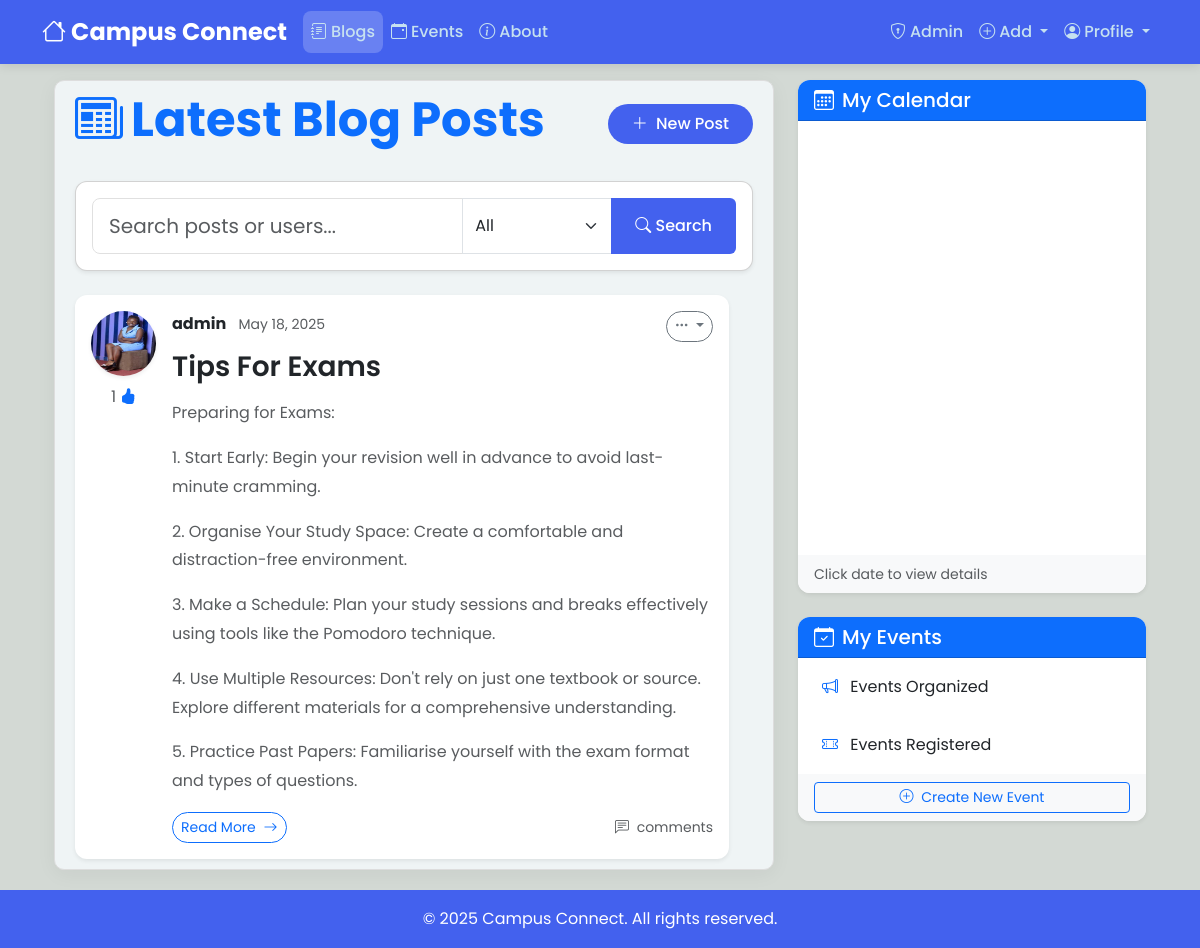
Screenshot of / (signed in) with the database file from the repository.
### blog/models.py (models this page shows, shortened)
class Post(models.Model):
    title = models.CharField(max_length=100)
    content = CKEditor5Field(null = True,blank=True, config_name='extends')
    date_posted=models.DateTimeField(default=timezone.now) # not putting now() because we need the actual function as default value
    author = models.ForeignKey(User,on_delete=models.CASCADE) #delete post when user is deleted
    likes= models.ManyToManyField(User,blank=True,null=True,related_name='liked_posts')

### users/models.py (models this page shows, shortened)
class Profile(models.Model):
    user=models.OneToOneField(User,on_delete=models.CASCADE)
    image= models.ImageField(default='default.jpg', upload_to='profile_pics')
    about= CKEditor5Field(null = True,default= 'Hi There', config_name='extends')

### blog/views.py (the view)
# urls.py: path('',PostListView.as_view(), name='blog-home'),
class PostListView(LoginRequiredMixin,ListView):
    model = Post #Which model to query to get list
    template_name='blog/home.html'   # <app> / <model>_<viewtype>.html
    context_object_name = 'posts' # object_name was by default object_list
    ordering = ['-date_posted'] #default oldest -> newest
    paginate_by = 5
    def get_context_data(self, **kwargs):
        context = super().get_context_data(**kwargs)
        context['cal'] = 'blogs'
        context['title'] = 'Blogs'
        return context

### blog/templates/blog/home.html (shortened to what this page needs)
{% extends "blog/base.html"%}
{% block content%}
<div class="d-flex justify-content-between align-items-center mb-4">
    <h2 class="display-5 fw-bold text-primary">
        <i class="bi bi-newspaper me-2"></i>Latest Blog Posts
    </h2>
    <a href="{% url 'post-create' %}" class="btn btn-primary rounded-pill px-4" title="Create New Post">
        <i class="bi bi-plus-lg me-1"></i> New Post
    </a>
</div>
<div class="card mb-4 shadow-sm">
    <div class="card-body">
        <form method="get" action="{% url 'blog_search' %}" id="searchForm">
            <div class="input-group">
                <input type="text" name="q" class="form-control form-control-lg" placeholder="Search posts or users..." aria-label="Search">
                <select name="type" class="form-select" style="max-width: 150px;">
                    <option value="all">All</option>
                </select>
                <button type="submit" class="btn btn-primary">
                    <i class="bi bi-search"></i> Search
                </button>
            </div>
        </form>
    </div>
</div>
<div class="row g-4">
    {% for post in posts %}
    <div class="col-12">
        <article class="card shadow-sm h-100 border-0">
            <div class="card-body">
                <div class="d-flex">
                    <div class="flex-shrink-0 me-3 text-center">
                        <a href="{% url 'user-posts' post.author.username %}">
                            <img class="rounded-circle shadow-sm article-img mb-2"
                                 src="{{ post.author.profile.image.url }}"
                                 width="60"
                                 height="60"
                                 alt="{{ post.author.username }}'s profile picture">
                        </a>
                        <div class="d-flex align-items-center justify-content-center text-muted">
                            <span class="me-1">{{ post.likes.count }}</span>
                            <i class="bi bi-hand-thumbs-up-fill text-primary"></i>
                        </div>
                    </div>
                    <div class="flex-grow-1">
                        <div class="d-flex justify-content-between align-items-start mb-2">
                            <div>
                                <a class="text-decoration-none" href="{% url 'user-posts' post.author.username %}">
                                    <span class="fw-bold text-dark">{{ post.author }}</span>
                                </a>
                                <small class="text-muted ms-2">{{ post.date_posted|date:"M d, Y" }}</small>
                            </div>
                            {% if post.author == user %}
                            <div class="dropdown">
                                <button class="btn btn-sm btn-outline-secondary rounded-pill dropdown-toggle"
                                        type="button"
                                        data-bs-toggle="dropdown">
                                    <i class="bi bi-three-dots"></i>
                                </button>
                            </div>
                            {% endif %}
                        </div>
                        <h3 class="card-title mb-3">
                            <a class="text-decoration-none text-dark" href="{% url 'post-detail' post.id %}">
                                {{ post.title }}
                            </a>
                        </h3>
                        <div class="card-text text-muted mb-3 post-content">
                            {{ post.content|truncatechars:600|safe }}
                        </div>
                        <div class="d-flex justify-content-between align-items-center">
                            <a href="{% url 'post-detail' post.id %}" class="btn btn-sm btn-outline-primary rounded-pill">
                                Read More <i class="bi bi-arrow-right ms-1"></i>
                            </a>
                            <div class="text-muted small">
                                <i class="bi bi-chat-left-text me-1"></i>
                                {{ post.comments.count }} comments
                            </div>
                        </div>
                    </div>
                </div>
            </div>
        </article>
    </div>
    {% endfor %}
</div>
{% endblock content %}

### blog/static/blog/main.css (style rules this page uses)
body { background: #fafafa; color: #333333; margin-top: 5rem; }
h1, h2, h3, h4, h5, h6 { color: #444444; }
.article-img { height: 65px; width: 65px; }
body { background-color: #D3D9D4; }

### blog/templates/blog/base.html (style rules this page uses)
:root { --primary-color: #4361ee; --secondary-color: #3f37c9; --accent-color: #4cc9f0; --dark-color: #1a1a2e; --light-color: #f8f9fa; --success-color: #4ade80; --warning-color: #fbbf24; --danger-color: #f87171; }
body { font-family: 'Poppins', sans-serif; background-color: #f5f7fa; color: #333; line-height: 1.6; }
.btn-primary { background-color: var(--primary-color); border: none; padding: 0.5rem 1.5rem; font-weight: 500; transition: all 0.3s ease; }
.article-img { transition: all 0.3s ease; border-radius: 8px; }
h1, h2, h3, h4, h5, h6 { color: var(--dark-color); font-weight: 600; }
.row { justify-content: center; width: 100%; }
.form-control { border-radius: 8px; padding: 0.75rem 1rem; border: 1px solid #e0e0e0; }

### blog/templates/blog/home.html (style rules this page uses)
.article-img { transition: transform 0.3s ease, box-shadow 0.3s ease; }
.post-content { line-height: 1.8; }
.card { transition: transform 0.3s ease, box-shadow 0.3s ease; border-radius: 12px; overflow: hidden; }

### rows the page displays
Post: author.profile.image (picture), likes.count "1", author "admin", date_posted "May 18, 2025", title "Tips For Exams", content "Preparing for Exams: 1. Start Early: Begin your revision well in advance to avoid last-minute cramming. 2. Organise Your Study Space: Create a comfortable and distraction-free environment. 3. Make a Schedule: Plan your study sessions and breaks effectively using tools like the Pomodoro technique. 4. Use Multiple Resources: Don't rely on just one textbook or source. Explore different materials for a comprehensive understanding. 5. Practice Past Papers: Familiarise yourself with the exam format and types of questions."
